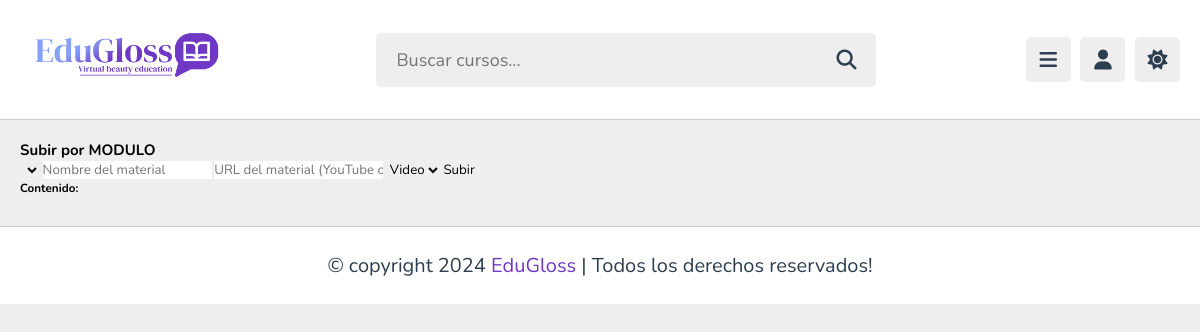
The page /View/mdocente/Contenido.php (signed in) on the database as committed earlier.
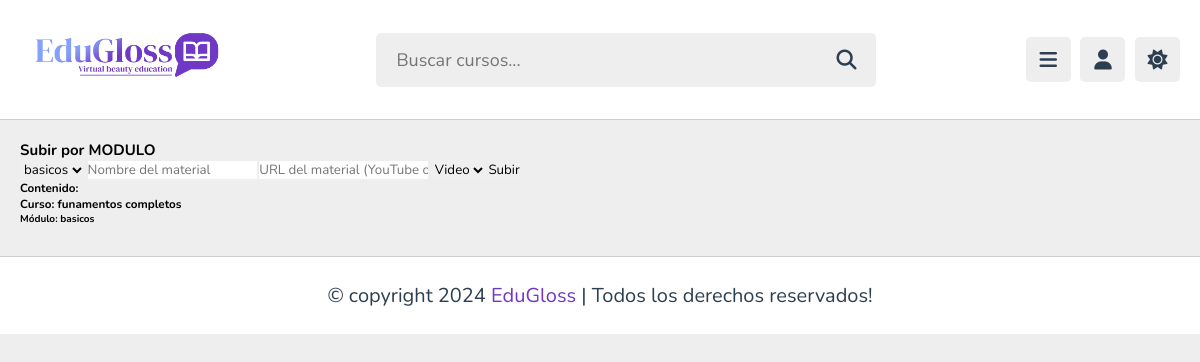
The same page on the database as committed later.
### tables this page shows
CREATE TABLE `curso` (
  `id_curso` int(11) NOT NULL,
  `nombre` varchar(100) NOT NULL,
  `descripcion` text DEFAULT NULL,
  `precio` decimal(10,2) NOT NULL,
  `fecha_inicio` date DEFAULT NULL,
  `fecha_fin` date DEFAULT NULL,
  `estado` enum('disponible','cerrado') NOT NULL DEFAULT 'disponible',
  `imagen` varchar(200) DEFAULT NULL
);

CREATE TABLE `modulo` (
  `id_modulo` int(11) NOT NULL,
  `id_curso` int(11) NOT NULL,
  `nombre` varchar(100) NOT NULL,
  `descripcion` text DEFAULT NULL,
  `precio` decimal(10,2) NOT NULL
);

### Controller/CursoModuloController.php (called while the page is built, shortened)
<?php
require_once __DIR__ . '/../Model/CursoModel.php';
require_once __DIR__ . '/../Model/ModuloModel.php';
class CursoController {
    private $model;
    public function __construct($db) {
        $this->model = new CursoModel ($db);
    }
    public function obtenerCursos() {
        return $this->model->obtenerCursos();
    }
}
class ModuloController {
    private $model;
    public function __construct($db) {
        $this->model = new ModuloModel($db);
    }
    public function obtenerModulos() {
        return $this->model->obtenerModulos();
    }
}

### Model/ModuloModel.php (called while the page is built, shortened)
<?php
class ModuloModel {
        private $db;
    public function __construct($db) {
        $this->db = $db;
    }
    public function obtenerModulos() {
        $result = $this->db->query("SELECT * FROM modulo");
        return $result->fetch_all(MYSQLI_ASSOC);
    }
}

### Model/CursoModel.php (called while the page is built, shortened)
<?php
class CursoModel {
    private $db;
    public function __construct($db) {
        $this->db = $db;
    }
    public function obtenerCursos() {
        $result = $this->db->query("SELECT * FROM curso");
        return $result->fetch_all(MYSQLI_ASSOC);
    }
}
?>

### View/mdocente/Contenido.php (the view, shortened to what this page needs)
<?php
require_once '../../Controller/CursoModuloController.php';
$db = new Database();
$conn = $db->getConnection();
$cursoCtrl = new CursoController($conn);
$moduloCtrl = new ModuloController($conn);
$cursos = $cursoCtrl->obtenerCursos();
$modulos = $moduloCtrl->obtenerModulos();
?>
<!DOCTYPE html>
<html lang="es">
<head>
   <link rel="stylesheet" href="https://cdnjs.cloudflare.com/ajax/libs/font-awesome/6.1.2/css/all.min.css">
   <link rel="stylesheet" href="../css/style_panel.css">
</head>
<body>
<header class="header">
    <section class="flex">
        <a href="docente_panel.php" class="logo">
            <img src="../img/LogoEGm.png" alt="EduGloss" style="height: 80px;">
        </a>
        <form action="search.html" method="post" class="search-form">
            <input type="text" name="search_box" required placeholder="Buscar cursos..." maxlength="100">
            <button type="submit" class="fas fa-search"></button>
        </form>
        <div class="icons">
            <div id="menu-btn" class="fas fa-bars"></div>
            <div id="user-btn" class="fas fa-user"></div>
            <div id="toggle-btn" class="fas fa-sun"></div>
        </div>
    </section>
</header>
<section class="home-grid">
<H2>Subir por MODULO</H2>
    <form method="POST" action="" enctype="multipart/form-data">
        <select name="id_modulo" required>
            <?php foreach ($modulos as $modulo): ?>
                <option value="<?= $modulo['id_modulo'] ?>"><?= $modulo['nombre'] ?></option>
            <?php endforeach; ?>
        </select>
        <input name="nombre" placeholder="Nombre del material" required>
        <input name="url" placeholder="URL del material (YouTube o PDF)" required>
        <select name="tipo" required>
            <option value="video">Video</option>
        </select>
        <button type="submit">Subir</button>
    </form>
<h3>Contenido:</h3>
<?php foreach ($cursos as $curso): ?>
    <h3>Curso: <?= htmlspecialchars($curso['nombre']) ?></h3>
    <?php
    $modulosDelCurso = array_filter($modulos, function($m) use ($curso) {
        return $m['id_curso'] == $curso['id_curso'];
    });
    ?>
    <?php foreach ($modulosDelCurso as $modulo): ?>
        <h4>Módulo: <?= htmlspecialchars($modulo['nombre']) ?></h4>
    <?php endforeach; ?>
<?php endforeach; ?>
</section>
<footer class="footer">
   &copy; copyright  2024 <span>EduGloss</span> | Todos los derechos reservados!
</footer>
</body>
</html>

Rows that differ between the two databases and show on the page:
added curso: nombre "funamentos completos"
added modulo: nombre "basicos"
Other text that changed with them:
form field id_modulo: (not shown) → "basicos"
